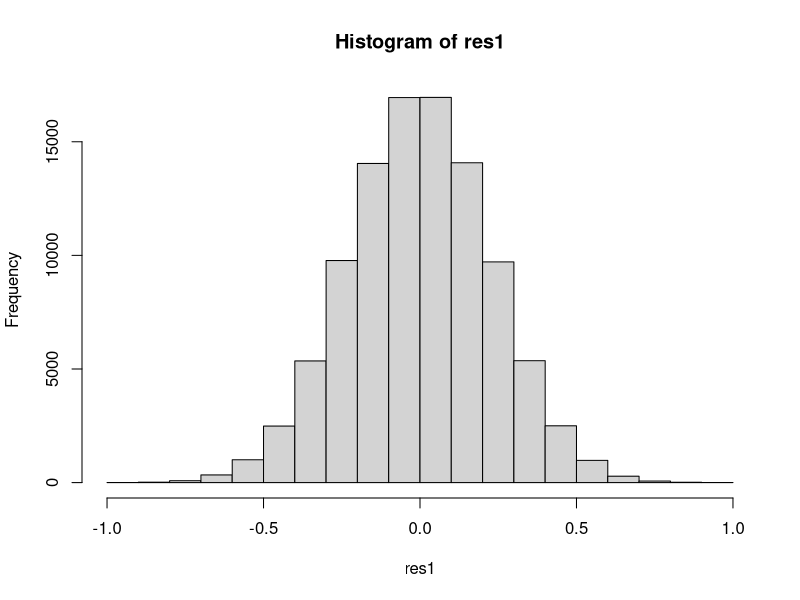
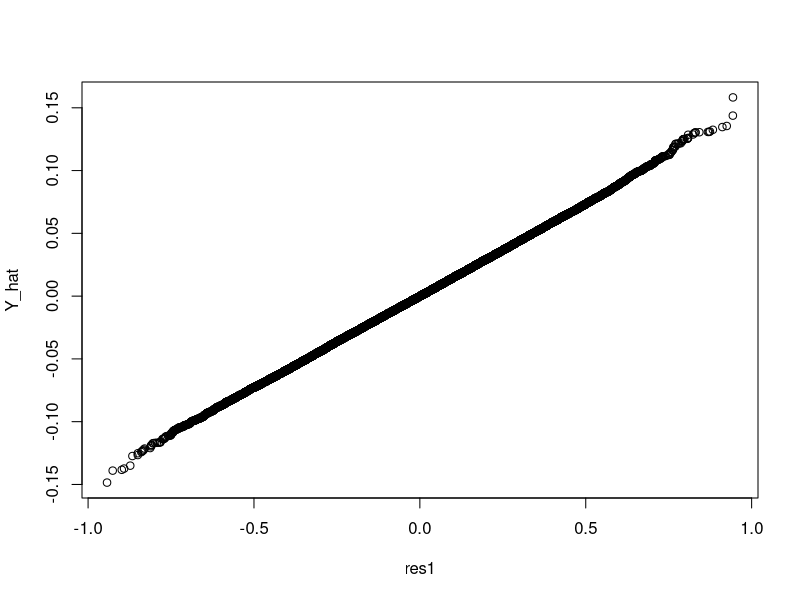

Reproduce these figures in R, in order. (Note: this script raises an error after producing the figures.)

library(MASS)
#### Part a ####

Sigma1 <- (1/5630) * matrix(c(575, -60, 10, -60, 300, -50, 10, -50, 196), nrow=3)
E <- eigen(Sigma1)
Lambda <- diag(E$values^-1)
V <- E$vectors

Sigma1_Inv <- round(V %*% Lambda %*% t(V))
Sigma1_Inv
# [,1] [,2] [,3]
# [1,]   10    2    0
# [2,]    2   20    5
# [3,]    0    5   30

round(Sigma1_Inv %*% Sigma1)
# [,1] [,2] [,3]
# [1,]    1    0    0
# [2,]    0    1    0
# [3,]    0    0    1


#### Part e ####
Sigma1 <- (1/5630) * matrix(c(575, -60, 10, -60, 300, -50, 10, -50, 196), nrow=3)


#### part h ####
# using a big sample to find the linear regressio Y2 = B1 Y1 + e1

sigma_h <- matrix(c(575, -60, -60, 300), nrow=2) * (1/5630)
Mu <- c(0,0)
sigma_h_inv <- solve(sigma_h)
samples <- mvrnorm(n=100000, mu=Mu, Sigma = sigma_h)
Z <- samples[,1]
Y <- samples[,2]

# using result 7.4 formula
Beta <- solve(t(Z) %*% Z) %*% t(Z) %*% Y
round(Beta,4)
# [1,] -0.1063

# using R lm() function

lm_method <- lm(Y~Z)
summary(lm_method)
coefficients(lm_method)['Z']
res2 <- residuals(lm_method)
var(res2)
# Z
# -0.1063087

Y_hat <- Beta %*% Z

res1 <- Y_hat - Y
res1 <- res1[1,]

hist(res1)
qqplot(res1,Y_hat)

## JW pg 381 (7-17)
# var(e) = s^2 (1 - h)
# s^2 = residual mean square ((good enough estimate for residual variance))
# the term (1-h) is likely to be almost 1 so it can be ignored 
# term 1-h can be calcualted based on JW(7-16) 
#  I - Z(tZ Z)^(-1) tZ
# given Z is one variable only i can simply this as 
#   1 - Z  1/(Z^2) * Z

Z * 1/(t(Z) %*% Z) -> zz
# zz * Z is zz^2
zz <- zz[,1]
#zz
1 - sum(zz **2)
1 - sum(zz * Z)
s2<- mean(res1**2)
s2
s2* (1 - sum(zz * Z))
s2 * (1 - sum(zz **2))
var(res1)
var(res2)
sigma_h[2,2]
# mean(residuals**2)
# Z %*% solve(t(Z) %*% Z) %*% t(Z)
# var(residuals)
#### part i ####
# using a big sample to find the linear regression Y3 = B1 Y1 + B2 Y2 + e3

sigma_i <- (1/5630) * matrix(c(196,10,-50,10,575,-60,-50,-60,300), nrow=3)
sigma_i_inv <- solve(sigma_i)
samples <- mvrnorm(n=100000, mu=c(0,0,0), Sigma = sigma_i)
Z <- samples[,2:3]
Y <- samples[,1]

# using result 7.4 formula
Beta <- solve(t(Z) %*% Z) %*% t(Z) %*% Y
round(Beta,4)
# [1,]  0.0003
# [2,] -0.1705

# using R lm() function

round(coefficients(lm(Y~Z))[c('Z1','Z2')],4)
lm_method2 <- lm(Y~Z)
res2_2 <- residuals(lm_method2)
var(res2_2)
sigma_i[1,1]
# Z1           Z2
# 0.0003 -0.1705

